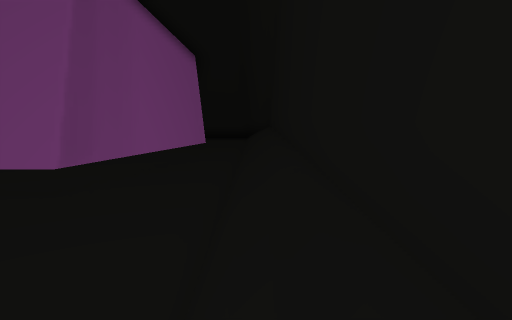
view 1 (above)

14 first-person views from a walk through a Godot game level. The camera is 1.2 m above the floor, tilts 8° down and sees 75° across. The floor is counted in squares, 1 m on a side. Each view is taken from the middle of a square. On the plan, view 1 faces up. The plan holds only what a view shows up to about 14 squares ahead; the rest is blank. The place goes on beyond the plan. Characters and animated objects are not drawn.

view 2
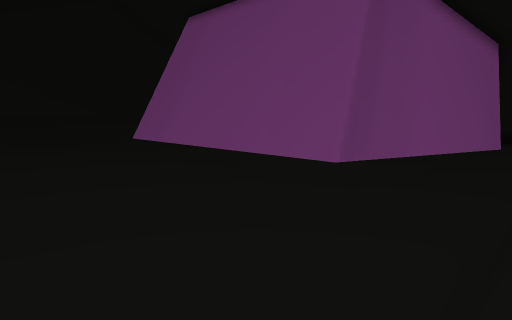

view 3
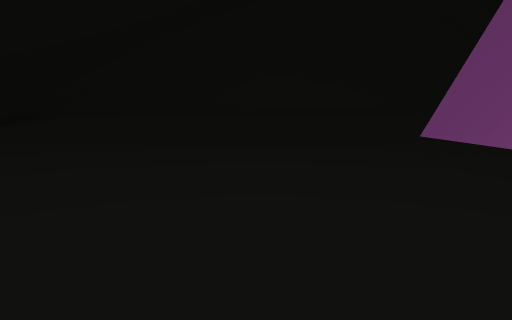

view 4
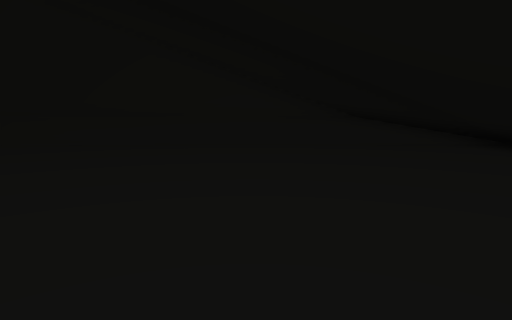

view 5
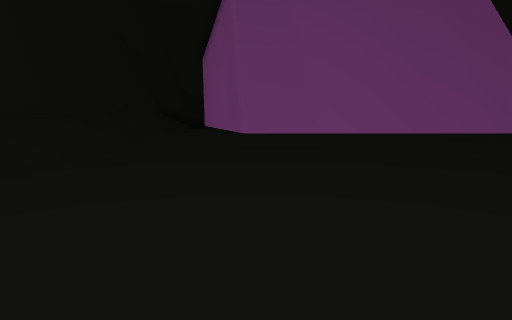

view 6
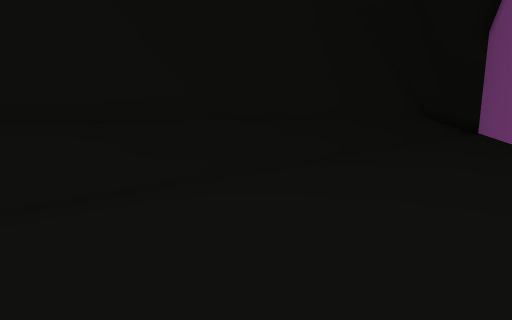

view 7
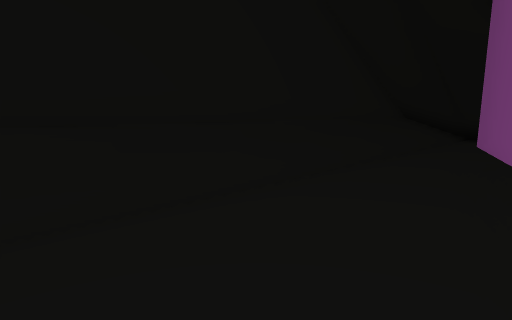

view 8
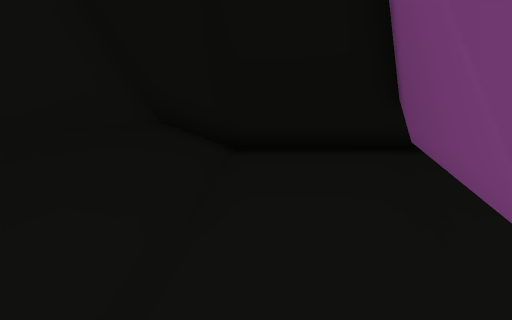

view 9
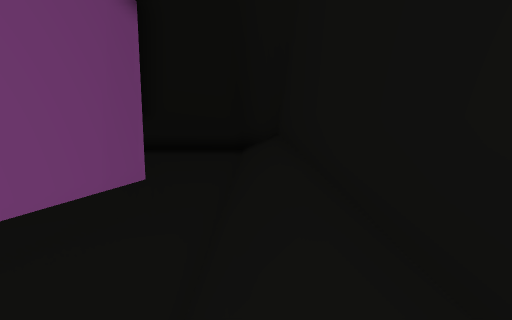

view 10
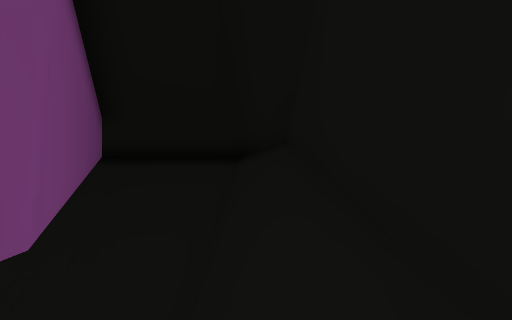

view 11
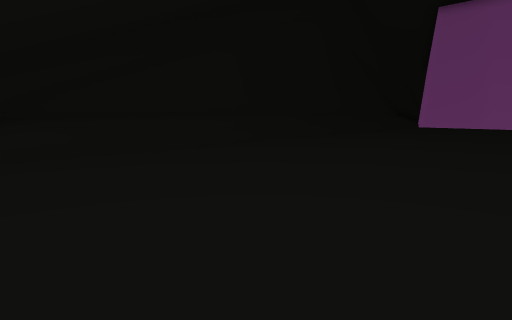

view 12
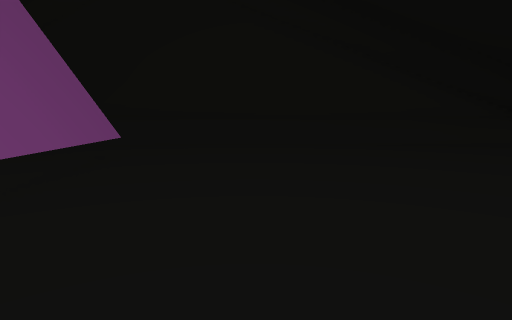

view 13
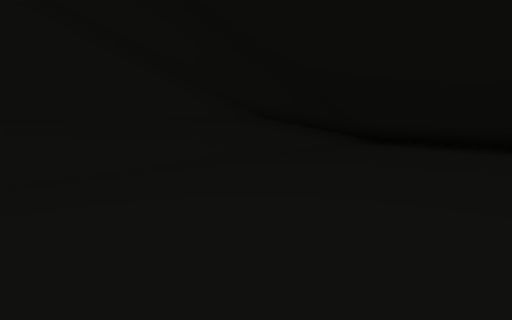

view 14
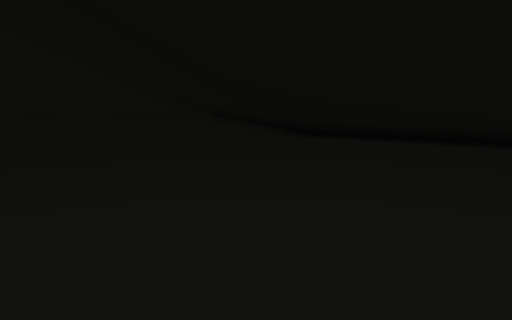

### Floor plan
Key: @ floor where view 1 was taken; # wall or solid block; . floor; / step, stairs or slope; = window, fence, low wall or low ledge; ^ raised ledge.
Columns run from 20 left of view 1 to 1 right of it. Each row starts with its distance up from view 1.
 19  ^^^^##         #^^^#
 18 ^^...#          #...##
 17 ^/...#          #...=#
 16 #/...#          ##../#
 15 #/..##           #../#
 14 #/..#            #../#
 13 #/..#            ##./#
 12 #/..#            ##./#
 11 #/..##           #../#
 10 #/...#           #../#
  9 #/...#          ##../#
  8 #/...##         #.../#
  7 #/....###########.../#
  6 #/................../#
  5 #/................../#
  4 #/................../#
  3 #/................../#
  2 #/................../#
  1 #/................../#
  0  /..................@#
 -1  /................../#
 -2  /................../#
 -3  /................../#
 -4  /................../#
 -5  /................../#
 -6  /.................. #
 -7  /.................. #
 -8  ^..................^
 -9        .............^

Where each view was taken, in squares from view 1:
view 1: 0 up, 0 right, facing up
view 2: 0 up, 0 right, facing up-left
view 3: 2 up, 5 left, facing left
view 4: 4 down, 13 left, facing right
view 5: 4 down, 14 left, facing up
view 6: 0 up, 14 left, facing up-left
view 7: 5 up, 15 left, facing up-left
view 8: 11 up, 18 left, facing up
view 9: 7 up, 0 right, facing up
view 10: 10 up, 0 right, facing up
view 11: 9 down, 9 left, facing up-left
view 12: 3 up, 13 left, facing right
view 13: 0 up, 7 left, facing down-right
view 14: 2 up, 12 left, facing down-right
